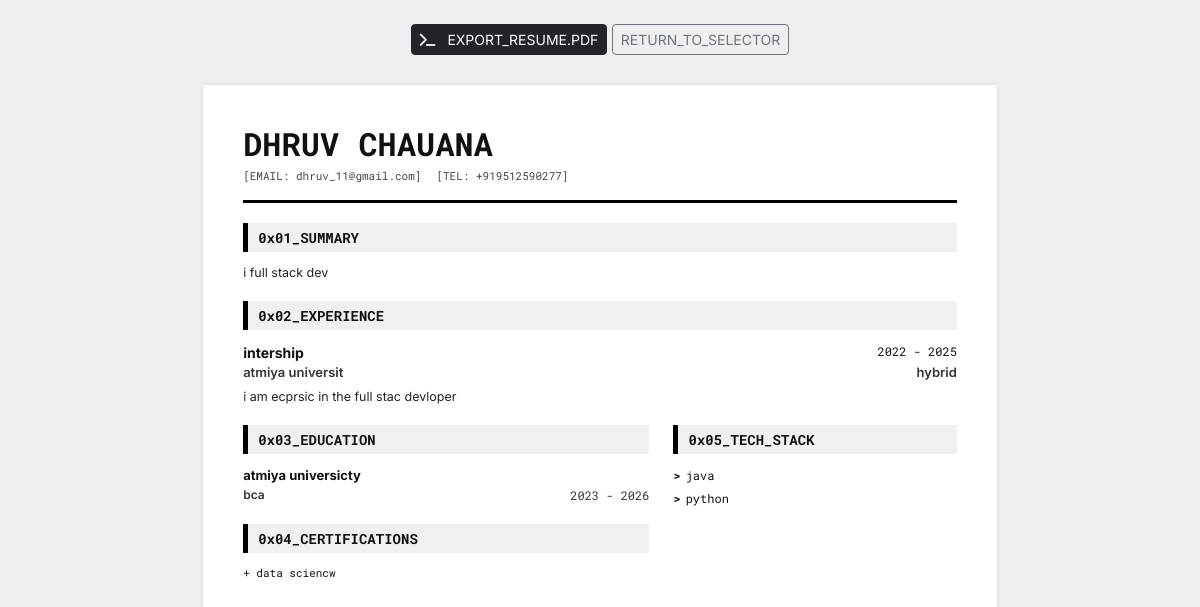
The app's page /resume-builder/view/6 (signed in) with its own data.
### flask_app/models.py (models this page shows, shortened)
class ResumeData(db.Model):
    __tablename__ = 'resume_data'
    id = db.Column(db.String(36), primary_key=True, default=lambda: str(uuid.uuid4()))
    user_id = db.Column(db.String(36), db.ForeignKey('users.id'), nullable=False)
    full_name = db.Column(db.String(100), nullable=False)
    email = db.Column(db.String(120), nullable=False)
    phone = db.Column(db.String(20))
    linkedin = db.Column(db.String(255))
    github = db.Column(db.String(255))
    career_objective = db.Column(db.Text)
    education = db.Column(db.JSON, default=list) # [{school, degree, year, gpa}]
    experience = db.Column(db.JSON, default=list) # [{company, role, duration, description}]
    projects = db.Column(db.JSON, default=list) # [{title, link, description}]
    skills = db.Column(db.JSON, default=list) # [skill1, skill2]
    certifications = db.Column(db.JSON, default=list) # [cert1, cert2]
    achievements = db.Column(db.JSON, default=list) # [ach1, ach2]
    created_at = db.Column(db.DateTime, default=datetime.utcnow)
    updated_at = db.Column(db.DateTime, default=datetime.utcnow, onupdate=datetime.utcnow)

### flask_app/routes/resume.py (the view)
@resume_bp.route('/view/<template_id>')
@login_required
def view_resume(template_id):
    resume_data = ResumeData.query.filter_by(user_id=current_user.id).first()
    if not resume_data:
        flash('Please fill your details first.', 'warning')
        return redirect(url_for('resume.builder'))
    template_name = f'resume_builder/templates/template{template_id}.html'
    try:
        return render_template(template_name, data=resume_data)
    except:
        flash('Template not found.', 'danger')
        return redirect(url_for('resume.templates'))

### flask_app/routes/resume.py (called while the page is built)
@resume_bp.app_context_processor
def utility_processor():
    return dict(include_static_css=lambda x: "")

### run.py (called while the page is built)
@login_manager.user_loader
def load_user(user_id):
    return User.query.get(user_id)

@app.before_request
def before_request():
    from flask import session
    session.permanent = True
    app.permanent_session_lifetime.total_seconds()

### flask_app/templates/resume_builder/templates/template6.html (shortened to what this page needs)
<!DOCTYPE html>
<html>
<head>
    <link rel="stylesheet" href="https://cdn.jsdelivr.net/npm/bootstrap@5.3.0/dist/css/bootstrap.min.css">
    <link rel="stylesheet" href="https://cdnjs.cloudflare.com/ajax/libs/font-awesome/6.4.0/css/all.min.css">
</head>
<body>
    <div class="no-print container mt-4 text-center">
        <button onclick="downloadPDF()" class="btn btn-dark btn-sm"><i class="fas fa-terminal me-2"></i>
            EXPORT_RESUME.PDF</button>
        <a href="{{ url_for('resume.templates') }}" class="btn btn-outline-secondary btn-sm">RETURN_TO_SELECTOR</a>
    </div>
    <div class="resume-wrapper" id="resume-container">
        <div class="header">
            <h1 class="name">{{ data.full_name }}</h1>
            <div class="contact-row">
                <span>[EMAIL: {{ data.email }}]</span>
                <span>[TEL: {{ data.phone }}]</span>
            </div>
        </div>
        {% if data.career_objective %}
        <div class="section">
            <div class="section-header">0x01_SUMMARY</div>
            <p class="item-desc">{{ data.career_objective }}</p>
        </div>
        {% endif %}
        {% if data.experience %}
        <div class="section">
            <div class="section-header">0x02_EXPERIENCE</div>
            {% for exp in data.experience %}
            <div class="item">
                <div class="item-head">
                    <span>{{ exp.role }}</span>
                    <span class="item-dates">{{ exp.start_year }} - {{ exp.end_year or 'PRES' }}</span>
                </div>
                <div class="item-subhead">
                    <span>{{ exp.company }}</span>
                    {% if exp.location %}<span>{{ exp.location }}</span>{% endif %}
                </div>
                <div class="item-desc">{{ exp.description }}</div>
            </div>
            {% endfor %}
        </div>
        {% endif %}
        <div class="row">
            <div class="col-7">
                {% if data.education %}
                <div class="section">
                    <div class="section-header">0x03_EDUCATION</div>
                    {% for edu in data.education %}
                    <div class="item">
                        <div class="item-head">
                            <span style="font-size: 13px;">{{ edu.school }}</span>
                        </div>
                        <div class="item-subhead">
                            <span style="font-size: 12px;">{{ edu.degree }}</span>
                            <span class="item-dates">{{ edu.start_year }} - {{ edu.end_year or 'PERS' }}</span>
                        </div>
                    </div>
                    {% endfor %}
                </div>
                {% endif %}
                {% if data.certifications %}
                <div class="section">
                    <div class="section-header">0x04_CERTIFICATIONS</div>
                    <div style="font-family: 'Roboto Mono', monospace; font-size: 11px;">
                        {% for cert in data.certifications %}
                        <div style="margin-bottom: 3px;">+ {{ cert }}</div>
                        {% endfor %}
                    </div>
                </div>
                {% endif %}
            </div>
            <div class="col-5">
                {% if data.skills %}
                <div class="section">
                    <div class="section-header">0x05_TECH_STACK</div>
                    <div class="skills-grid" style="grid-template-columns: 1fr;">
                        {% for skill in data.skills %}
                        <div class="skill-node">{{ skill }}</div>
                        {% endfor %}
                    </div>
                </div>
                {% endif %}
            </div>
        </div>
    </div>
</body>
</html>

### flask_app/templates/resume_builder/templates/template6.html (style rules this page uses)
body { font-family: 'Inter', sans-serif; background: #eeeff1; color: #111; margin: 0; padding: 0; }
.resume-wrapper { width: 210mm; min-height: 297mm; background: white; margin: 30px auto; padding: 40px; box-shadow: 0 0 5px rgba(0, 0, 0, 0.1); }
.header { border-bottom: 3px solid #000; padding-bottom: 15px; margin-bottom: 20px; }
.name { font-family: 'Roboto Mono', monospace; font-size: 32px; font-weight: 700; margin: 0; text-transform: uppercase; }
.contact-row { display: flex; flex-wrap: wrap; gap: 15px; font-family: 'Roboto Mono', monospace; font-size: 11px; margin-top: 5px; color: #444; }
.section { margin-bottom: 20px; }
.section-header { font-family: 'Roboto Mono', monospace; font-size: 14px; font-weight: 700; background: #f0f0f0; padding: 4px 10px; border-left: 5px solid #000; margin-bottom: 12px; }
.item { margin-bottom: 15px; }
.item-head { display: flex; justify-content: space-between; font-weight: 700; font-size: 14px; }
.item-subhead { display: flex; justify-content: space-between; font-weight: 600; font-size: 13px; color: #333; margin-bottom: 5px; }
.item-dates { font-family: 'Roboto Mono', monospace; font-weight: 400; font-size: 12px; }
.item-desc { font-size: 12.5px; line-height: 1.4; color: #222; margin-top: 5px; text-align: justify; }
.skills-grid { display: grid; grid-template-columns: 1fr 1fr 1fr; gap: 5px; }
.skill-node { font-size: 12px; font-family: 'Roboto Mono', monospace; display: flex; align-items: center; }
.skill-node::before { content: ">"; margin-right: 5px; font-weight: 700; }

### records on screen
ResumeData: full_name "DHRUV CHAUANA", email "dhruv_11@gmail.com", phone "+919512590277", career_objective "i full stack dev"

### other values on screen
{{ exp.role }} "intership"
{{ exp.start_year }} "2022"
{{ exp.end_year or 'PRES' }} "2025"
{{ exp.company }} "atmiya universit"
{{ exp.location }} "hybrid"
{{ exp.description }} "i am ecprsic in the full stac devloper"
{{ edu.school }} "atmiya universicty"
{{ edu.degree }} "bca"
{{ edu.start_year }} "2023"
{{ edu.end_year or 'PERS' }} "2026"
{{ cert }} "data sciencw"
{{ skill }} "java" "python"
